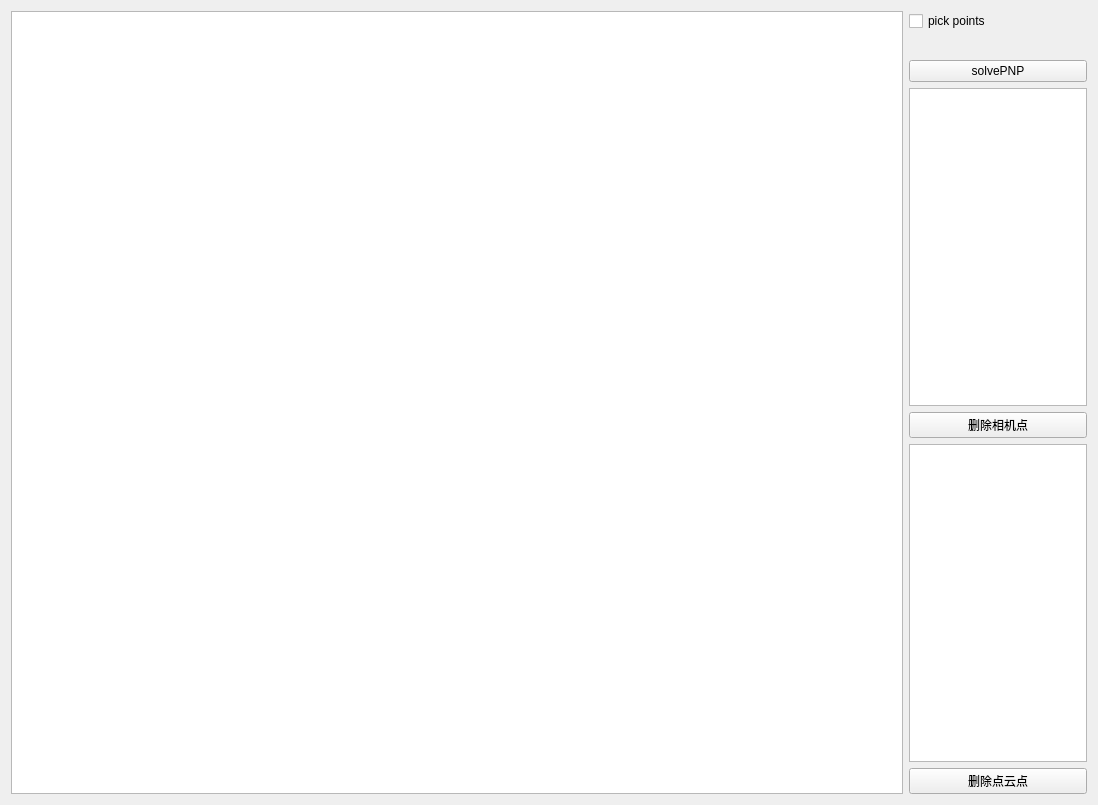
<?xml version="1.0" encoding="UTF-8"?>
<ui version="4.0">
 <class>Widget</class>
 <widget class="QWidget" name="Widget">
  <property name="geometry">
   <rect>
    <x>0</x>
    <y>0</y>
    <width>1098</width>
    <height>805</height>
   </rect>
  </property>
  <property name="windowTitle">
   <string>Widget</string>
  </property>
  <layout class="QGridLayout" name="gridLayout">
   <item row="0" column="0">
    <layout class="QHBoxLayout" name="horizontalLayout" stretch="10,2">
     <item>
      <widget class="MyGraphicsView" name="graphicsView"/>
     </item>
     <item>
      <layout class="QVBoxLayout" name="verticalLayout_3" stretch="1,10">
       <item>
        <layout class="QVBoxLayout" name="verticalLayout">
         <item>
          <widget class="QCheckBox" name="checkBox_pickpoints">
           <property name="text">
            <string>pick points</string>
           </property>
          </widget>
         </item>
         <item>
          <spacer name="verticalSpacer">
           <property name="orientation">
            <enum>Qt::Vertical</enum>
           </property>
           <property name="sizeHint" stdset="0">
            <size>
             <width>20</width>
             <height>40</height>
            </size>
           </property>
          </spacer>
         </item>
         <item>
          <widget class="QPushButton" name="pushButtonsolvepnp">
           <property name="text">
            <string>solvePNP</string>
           </property>
          </widget>
         </item>
        </layout>
       </item>
       <item>
        <layout class="QVBoxLayout" name="verticalLayout_2">
         <item>
          <widget class="QTableWidget" name="tableWidget_camera"/>
         </item>
         <item>
          <widget class="QPushButton" name="pushButton_deletecamerapoint">
           <property name="text">
            <string>删除相机点</string>
           </property>
          </widget>
         </item>
         <item>
          <widget class="QTableWidget" name="tableWidget_lidar"/>
         </item>
         <item>
          <widget class="QPushButton" name="pushButton_deletelidarpoint">
           <property name="text">
            <string>删除点云点</string>
           </property>
          </widget>
         </item>
        </layout>
       </item>
      </layout>
     </item>
    </layout>
   </item>
  </layout>
 </widget>
 <customwidgets>
  <customwidget>
   <class>MyGraphicsView</class>
   <extends>QGraphicsView</extends>
   <header location="global">mygraphicsview.h</header>
  </customwidget>
 </customwidgets>
 <resources/>
 <connections/>
</ui>
